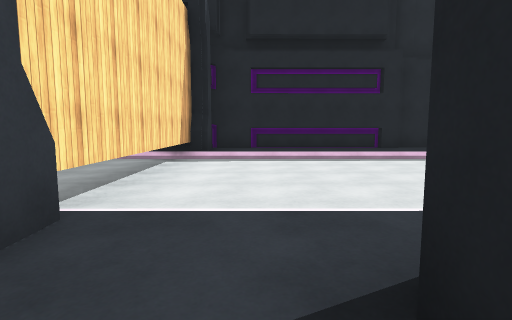
[1] (above)

24 first-person views from a walk through a Unity game level. The camera is 1.2 m above the floor, tilts 6° down and sees 80° across. The floor is counted in squares, 2 m on a side. Each view is taken from the middle of a square. On the plan, view 1 faces up. The plan holds only what a view shows up to about 9 squares ahead; the rest is blank. The place goes on beyond the plan. The player character is not drawn. Surface patterns are stand-ins for the level's own textures.

[2]
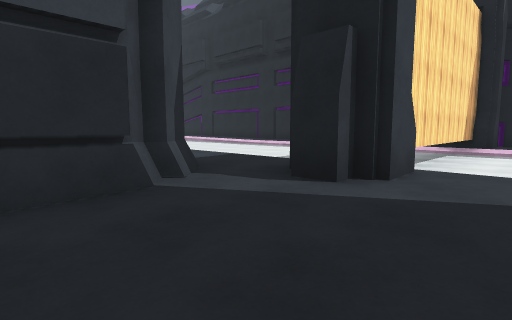

[3]
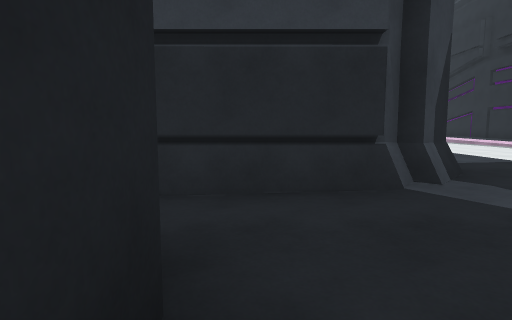

[4]
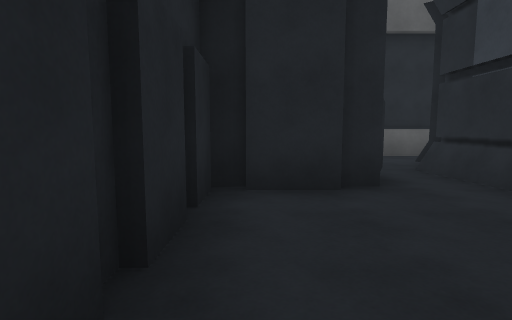

[5]
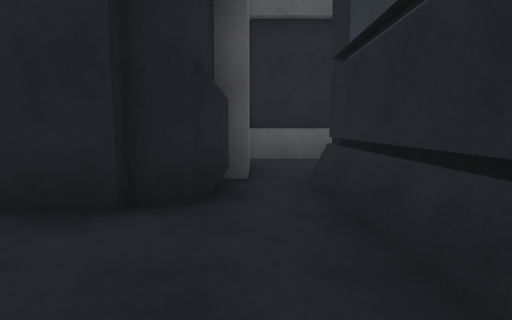

[6]
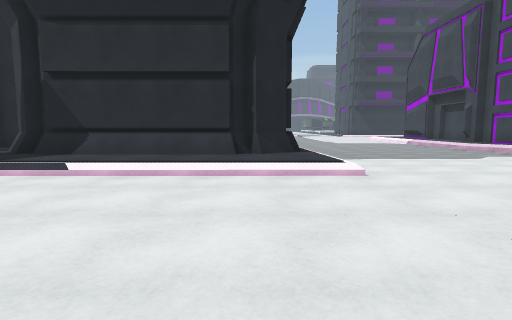

[7]
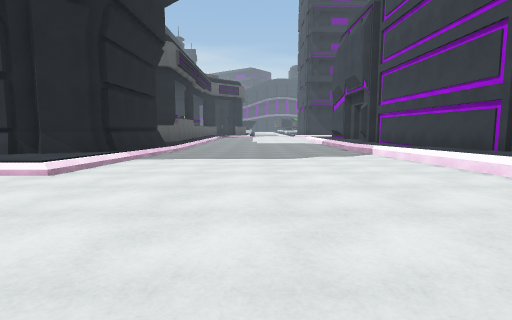

[8]
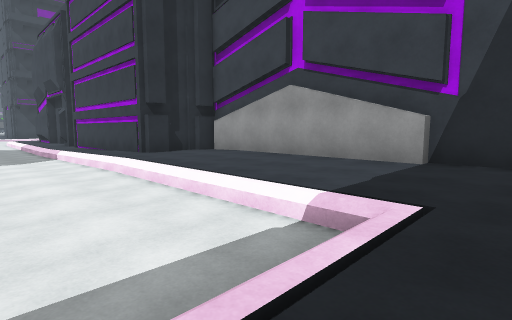

[9]
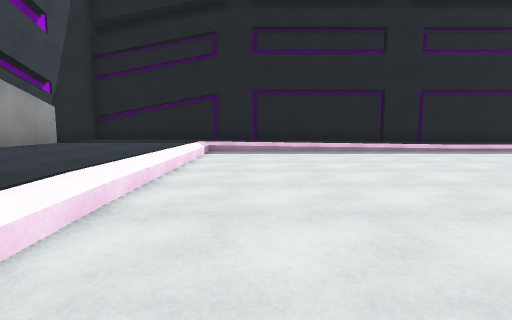

[10]
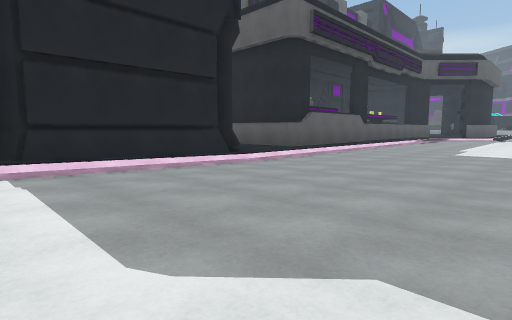

[11]
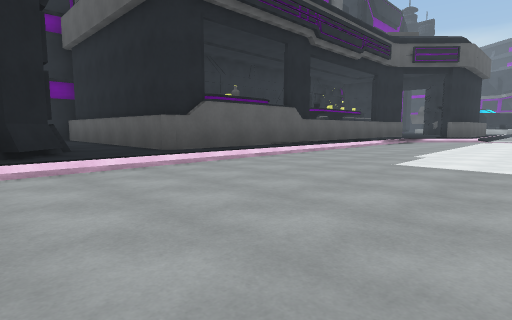

[12]
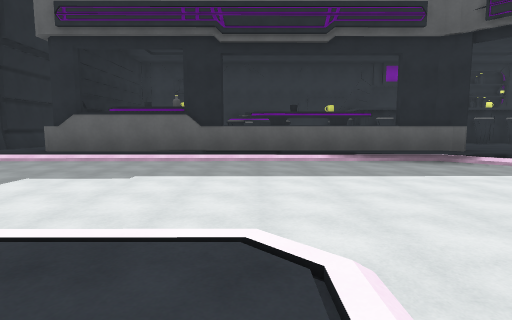

[13]
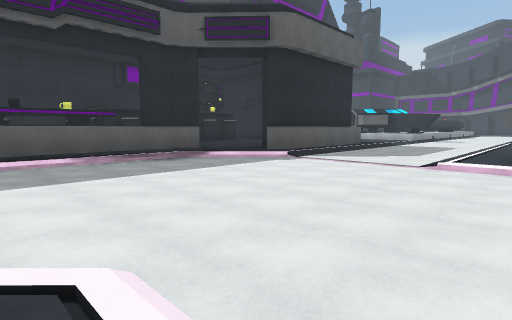

[14]
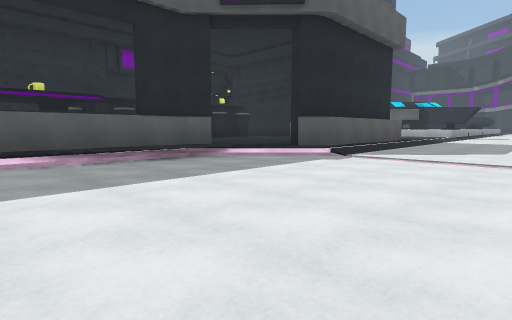

[15]
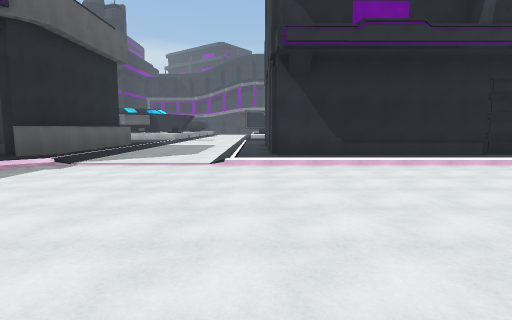

[16]
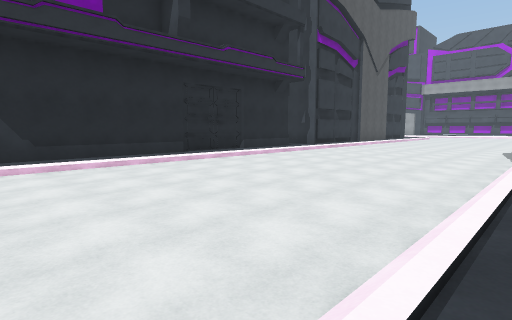

[17]
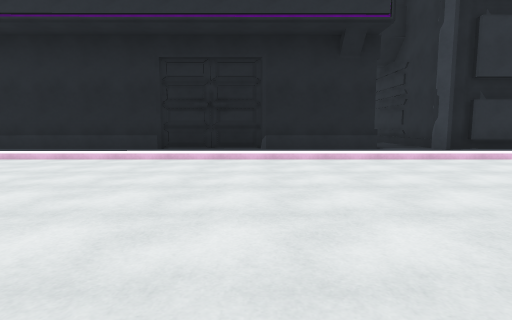

[18]
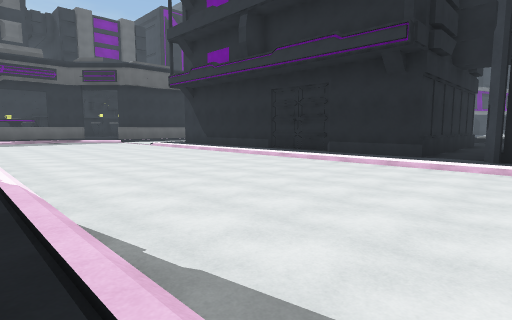

[19]
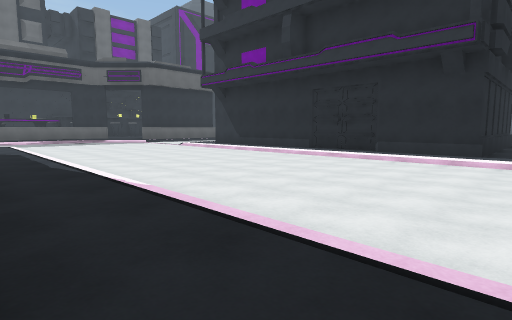

[20]
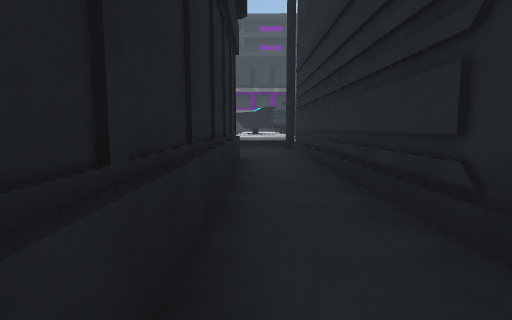

[21]
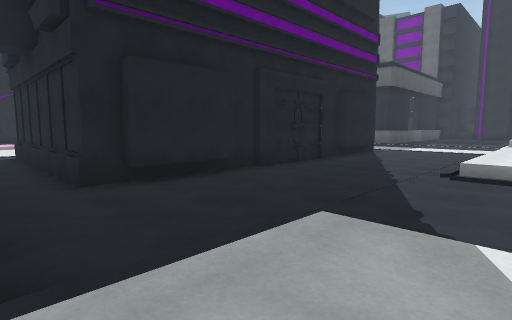

[22]
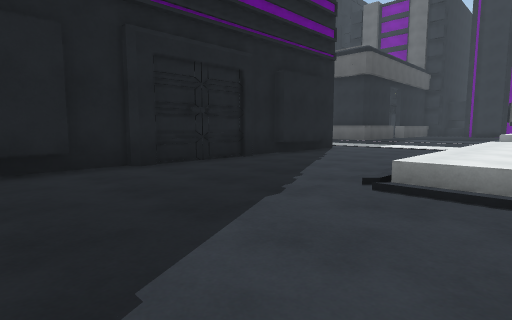

[23]
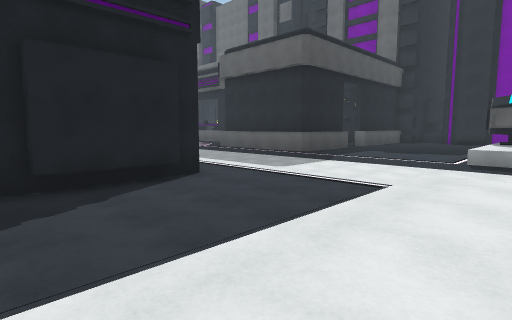

[24]
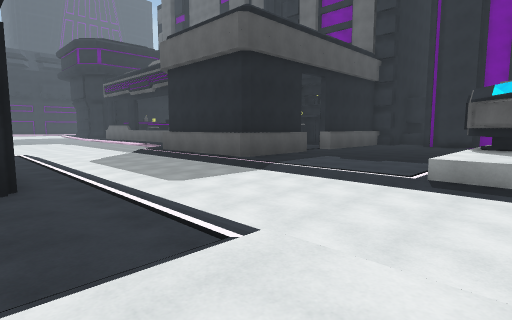

### Floor plan
Key: @ floor where view 1 was taken; # wall or solid block; x gap in a wall; . main floor; : floor 0.25 m higher than the main floor; + floor 0.5 m higher than the main floor; * floor 0.75 m higher than the main floor; / step, stairs or slope; = window, fence, low wall or low ledge; ^ raised ledge.
Columns run from 29 left of view 1 to 2 right of it. Each row starts with its distance up from view 1.
  9           #############    #####
  8           #*******+++++   +#++++
  7           #***////////    /#////
  6           #***/:::::::    :#::::
  5           #***/:::::::::  :#::::
  4           #***/:::::::::: :#::::
  3           #***/::::::::::  #::::
  2           #***/:::::///////#///
  1           ###*/:::::++++++/#++#
  0             #+/:::::+#####/++@#
 -1             #+/.....##   ##+++#
 -2             #+/.....#     #+++#
 -3             #+/.....#     #:###
 -4                .....##    #:#
 -5                .....:##   ::#
 -6                .....::::::::
 -7                .....:#######
 -8                .....:#
 -9                .....:#
-10                .....:#
-11               /.....:#
-12  ++++++      +/.....:#
-13 ++++++++++++++/...../#
-14 ..................../###
-15 ....................:#
-16 ....................:#x
-17 ....................:^
-18 .................../##
-19 ..................///:
-20 ///////////////...:/::
-21 ##:##########:/...^#:
-22 #::#        #:/...^
-23 ##:#         :/...^
-24  #:#         :/...
-25  #:#         :/...^
-26  #:#         :/...::
-27  #:##########:/...:::
-28  #::::::::::::/...::::
-29  #::::::::::::/...::::
-30  #/////////////...::::
-31  ///:::////////...^^=#
-32  **/:::/******/...#

Where each view was taken, in squares from view 1:
view 1: 0 up, 0 right, facing up
view 2: 2 down, 0 right, facing up-left
view 3: 2 down, 0 right, facing left
view 4: 1 up, 0 right, facing down
view 5: 0 up, 2 left, facing down
view 6: 6 up, 8 left, facing down
view 7: 6 up, 12 left, facing down
view 8: 8 up, 13 left, facing down-left
view 9: 0 up, 14 left, facing up
view 10: 0 up, 14 left, facing down-right
view 11: 4 down, 14 left, facing down-right
view 12: 13 down, 17 left, facing right
view 13: 13 down, 17 left, facing down-right
view 14: 14 down, 15 left, facing down-right
view 15: 13 down, 16 left, facing down
view 16: 13 down, 17 left, facing down-left
view 17: 14 down, 24 left, facing down
view 18: 13 down, 29 left, facing down-right
view 19: 12 down, 28 left, facing down-right
view 20: 21 down, 27 left, facing down
view 21: 32 down, 28 left, facing up-right
view 22: 32 down, 25 left, facing up-right
view 23: 32 down, 20 left, facing up-right
view 24: 32 down, 17 left, facing up-right
